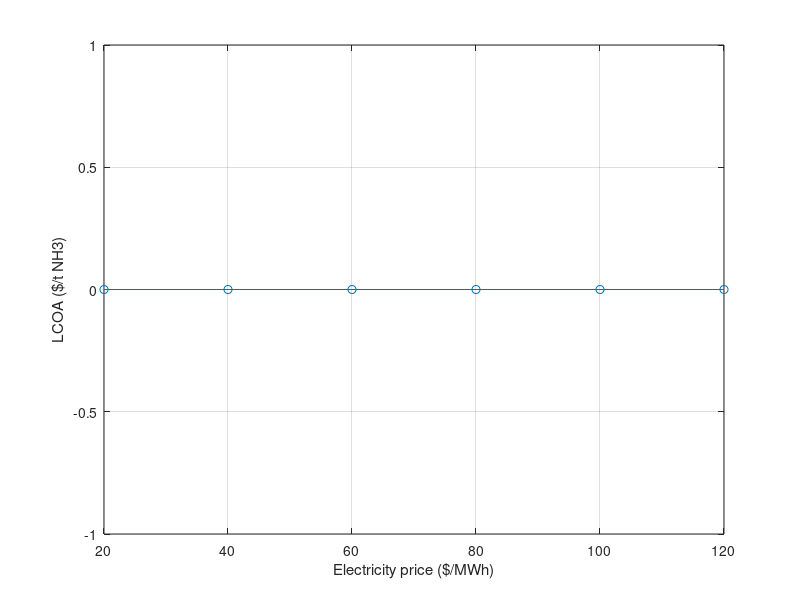

The MATLAB source for this figure:
% Optional MATLAB sensitivity template for IITG users.
prices = [20 40 60 80 100 120];
lcoa = [0 0 0 0 0 0];
% Populate lcoa with exported Python/Aspen values before plotting.
figure; plot(prices,lcoa,'o-'); xlabel('Electricity price ($/MWh)'); ylabel('LCOA ($/t NH3)'); grid on;
